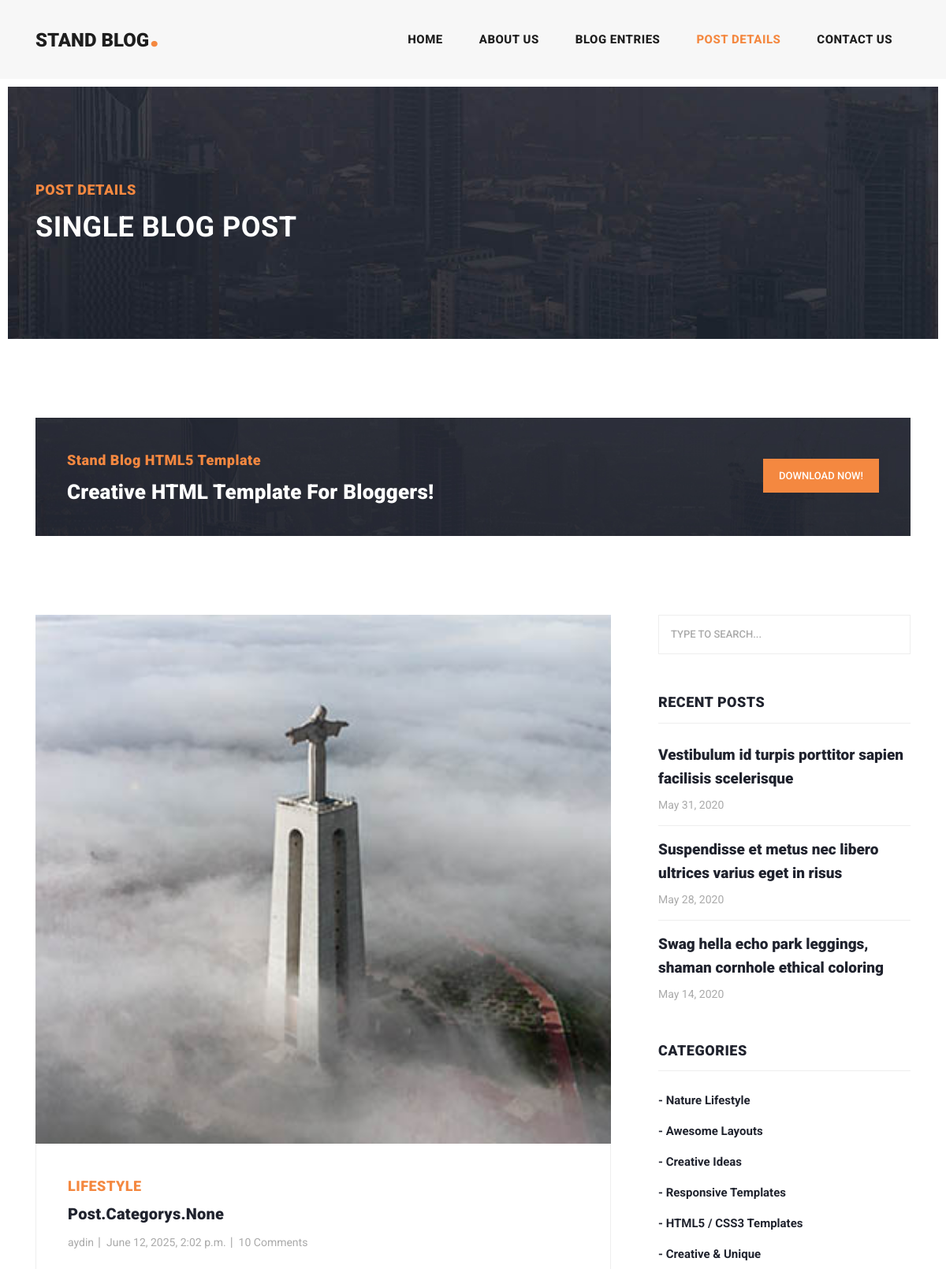
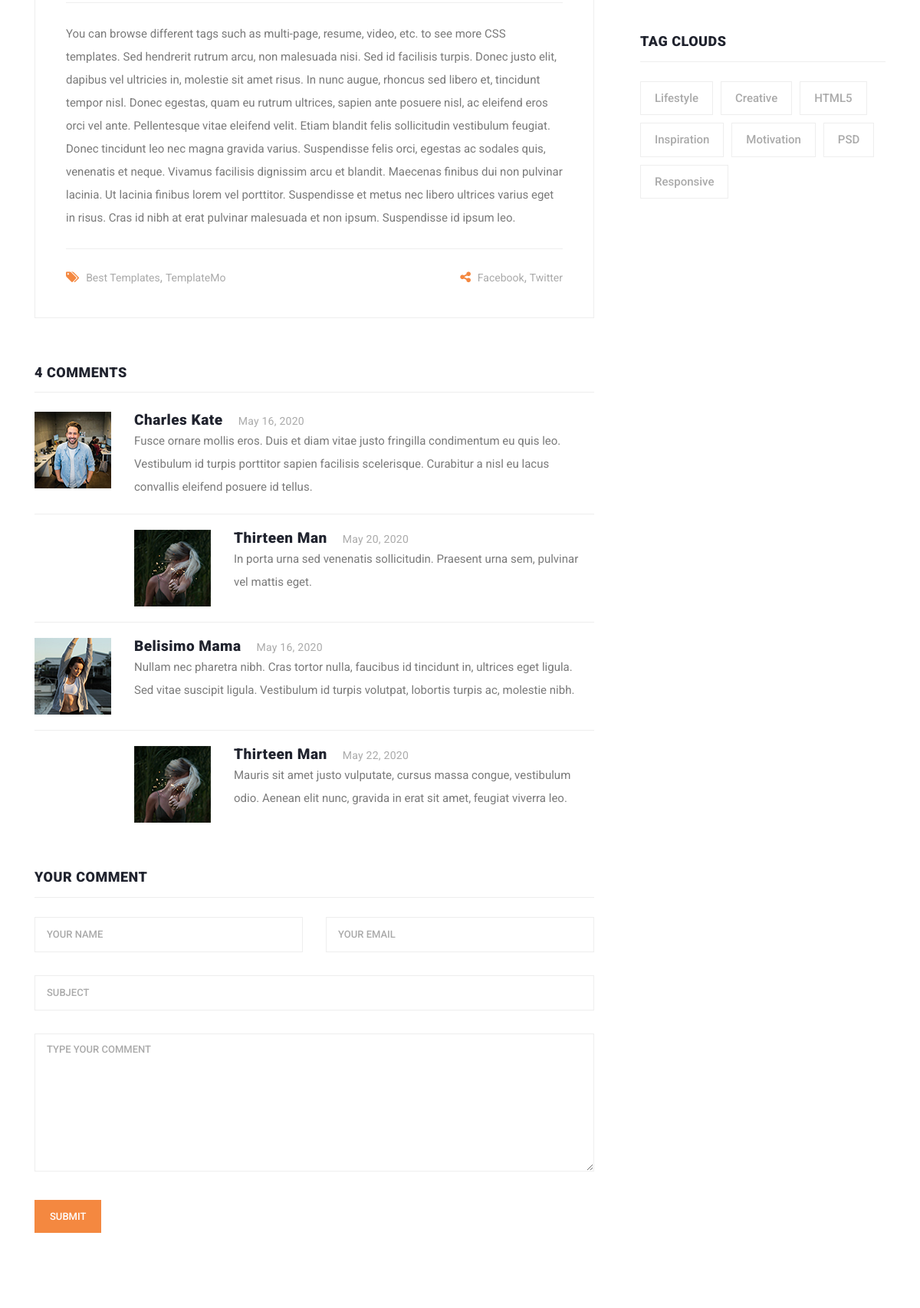
The page /Post/details/2 (upper part) on the database its author committed (2 pictures, top to bottom).
### Post/models.py (models this page shows, shortened)
class Article(models.Model):
    auther = models.ForeignKey(User, on_delete=models.CASCADE, )
    title = models.CharField(max_length=100, unique=True, help_text="enter the article title")
    category = models.ManyToManyField(Categorys)
    body = models.TextField()
    image = models.ImageField(upload_to="images/article")
    created = models.DateTimeField(auto_now_add=True)
    Updated = models.DateTimeField(auto_now=True)

### Post/views.py (the view)
# urls.py: path('details/<int:pk>', views.post_detail, name='Post_details'),
def post_detail(request, pk):
    post = get_object_or_404(Article, id=pk)
    return render(request,"Post/post-details.html" , {"post":post})

### Post/templates/Post/post-details.html (shortened to what this page needs)
{% load static %}
<!DOCTYPE html>
<html lang="en">
  <head>
    {% include "includes/Post_header_Links.html" %}
  </head>
  <body>
    <header class="">
      <nav class="navbar navbar-expand-lg">
        <div class="container">
          <a class="navbar-brand" href="index.html"><h2>Stand Blog<em>.</em></h2></a>
          <div class="collapse navbar-collapse" id="navbarResponsive">
            <ul class="navbar-nav ml-auto">
              <li class="nav-item">
                <a class="nav-link" href="index.html">Home
                </a>
              </li>
              <li class="nav-item">
                <a class="nav-link" href="about.html">About Us</a>
              </li>
              <li class="nav-item">
                <a class="nav-link" href="blog.html">Blog Entries</a>
              </li>
              <li class="nav-item active">
                <a class="nav-link" href="post-details.html">Post Details</a>
              </li>
              <li class="nav-item">
                <a class="nav-link" href="contact.html">Contact Us</a>
              </li>
            </ul>
          </div>
        </div>
      </nav>
    </header>
    <div class="heading-page header-text">
      <section class="page-heading">
        <div class="container">
          <div class="row">
            <div class="col-lg-12">
              <div class="text-content">
                <h4>Post Details</h4>
                <h2>Single blog post</h2>
              </div>
            </div>
          </div>
        </div>
      </section>
    </div>
    <section class="call-to-action">
      <div class="container">
        <div class="row">
          <div class="col-lg-12">
            <div class="main-content">
              <div class="row">
                <div class="col-lg-8">
                  <span>Stand Blog HTML5 Template</span>
                  <h4>Creative HTML Template For Bloggers!</h4>
                </div>
                <div class="col-lg-4">
                  <div class="main-button">
                    <a rel="nofollow" href="https://templatemo.com/tm-551-stand-blog" target="_parent">Download Now!</a>
                  </div>
                </div>
              </div>
            </div>
          </div>
        </div>
      </div>
    </section>
    <section class="blog-posts grid-system">
      <div class="container">
        <div class="row">
          <div class="col-lg-8">
            <div class="all-blog-posts">
              <div class="row">
                <div class="col-lg-12">
                  <div class="blog-post">
                    <div class="blog-thumb">
                      <img src="{{ post.image.url }}" alt="">
                    </div>
                    <div class="down-content">
                      <span>{{ post.title }}</span>
                      <a href="post-details.html"><h4>{{ post.category }}</h4></a>
                      <ul class="post-info">
                        <li><a href="#">{{ post.auther }}</a></li>
                        <li><a href="#">{{ post.created }}</a></li>
                        <li><a href="#">10 Comments</a></li>
                      </ul>
                      <p>{{ post.body }}</p>
                      <div class="post-options">
                        <div class="row">
                          <div class="col-6">
                            <ul class="post-tags">
                              <li><i class="fa fa-tags"></i></li>
                              <li><a href="#">Best Templates</a>,</li>
                              <li><a href="#">TemplateMo</a></li>
                            </ul>
                          </div>
                          <div class="col-6">
                            <ul class="post-share">
                              <li><i class="fa fa-share-alt"></i></li>
                              <li><a href="#">Facebook</a>,</li>
                              <li><a href="#"> Twitter</a></li>
                            </ul>
                          </div>
                        </div>
                      </div>
                    </div>
                  </div>
                </div>
                <div class="col-lg-12">
                  <div class="sidebar-item comments">
                    <div class="sidebar-heading">
                      <h2>4 comments</h2>
                    </div>
                    <div class="content">
                      <ul>
                        <li>
                          <div class="author-thumb">
                            <img src="assets/images/comment-author-01.jpg" alt="">
                          </div>
                          <div class="right-content">
                            <h4>Charles Kate<span>May 16, 2020</span></h4>
                            <p>Fusce ornare mollis eros. Duis et diam vitae justo fringilla condimentum eu quis leo. Vestibulum id turpis porttitor sapien facilisis scelerisque. Curabitur a nisl eu lacus convallis eleifend posuere id tellus.</p>
                          </div>
                        </li>
                        <li class="replied">
                          <div class="author-thumb">
                            <img src="assets/images/comment-author-02.jpg" alt="">
                          </div>
                          <div class="right-content">
                            <h4>Thirteen Man<span>May 20, 2020</span></h4>
                            <p>In porta urna sed venenatis sollicitudin. Praesent urna sem, pulvinar vel mattis eget.</p>
                          </div>
                        </li>
                        <li>
                          <div class="author-thumb">
                            <img src="assets/images/comment-author-03.jpg" alt="">
                          </div>
                          <div class="right-content">
                            <h4>Belisimo Mama<span>May 16, 2020</span></h4>
                            <p>Nullam nec pharetra nibh. Cras tortor nulla, faucibus id tincidunt in, ultrices eget ligula. Sed vitae suscipit ligula. Vestibulum id turpis volutpat, lobortis turpis ac, molestie nibh.</p>
                          </div>
                        </li>
                        <li class="replied">
                          <div class="author-thumb">
                            <img src="assets/images/comment-author-02.jpg" alt="">
                          </div>
                          <div class="right-content">
                            <h4>Thirteen Man<span>May 22, 2020</span></h4>
                            <p>Mauris sit amet justo vulputate, cursus massa congue, vestibulum odio. Aenean elit nunc, gravida in erat sit amet, feugiat viverra leo.</p>
                          </div>
                        </li>
                      </ul>
                    </div>
                  </div>
                </div>
                <div class="col-lg-12">
                  <div class="sidebar-item submit-comment">
                    <div class="sidebar-heading">
                      <h2>Your comment</h2>
                    </div>
                    <div class="content">
                      <form id="comment" action="#" method="post">
                        <div class="row">
                          <div class="col-md-6 col-sm-12">
                            <fieldset>
                              <input name="name" type="text" id="name" placeholder="Your name" required="">
                            </fieldset>
                          </div>
                          <div class="col-md-6 col-sm-12">
                            <fieldset>
                              <input name="email" type="text" id="email" placeholder="Your email" required="">
                            </fieldset>
                          </div>
                          <div class="col-md-12 col-sm-12">
                            <fieldset>
                              <input name="subject" type="text" id="subject" placeholder="Subject">
                            </fieldset>
                          </div>
                          <div class="col-lg-12">
                            <fieldset>
                              <textarea name="message" rows="6" id="message" placeholder="Type your comment" required=""></textarea>
                            </fieldset>
                          </div>
                          <div class="col-lg-12">
                            <fieldset>
                              <button type="submit" id="form-submit" class="main-button">Submit</button>
                            </fieldset>
                          </div>
                        </div>
                      </form>
                    </div>
                  </div>
                </div>
              </div>
            </div>
          </div>
          <div class="col-lg-4">
            <div class="sidebar">
              <div class="row">
                <div class="col-lg-12">
                  <div class="sidebar-item search">
                    <form id="search_form" name="gs" method="GET" action="#">
                      <input type="text" name="q" class="searchText" placeholder="type to search..." autocomplete="on">
                    </form>
                  </div>
                </div>
                <div class="col-lg-12">
                  <div class="sidebar-item recent-posts">
                    <div class="sidebar-heading">
                      <h2>Recent Posts</h2>
                    </div>
                    <div class="content">
                      <ul>
                        <li><a href="post-details.html">
                          <h5>Vestibulum id turpis porttitor sapien facilisis scelerisque</h5>
                          <span>May 31, 2020</span>
                        </a></li>
                        <li><a href="post-details.html">
                          <h5>Suspendisse et metus nec libero ultrices varius eget in risus</h5>
                          <span>May 28, 2020</span>
                        </a></li>
                        <li><a href="post-details.html">
                          <h5>Swag hella echo park leggings, shaman cornhole ethical coloring</h5>
                          <span>May 14, 2020</span>
                        </a></li>
                      </ul>
                    </div>
                  </div>
                </div>
                <div class="col-lg-12">
                  <div class="sidebar-item categories">
                    <div class="sidebar-heading">
                      <h2>Categories</h2>
                    </div>
                    <div class="content">
                      <ul>
                        <li><a href="#">- Nature Lifestyle</a></li>
                        <li><a href="#">- Awesome Layouts</a></li>
                        <li><a href="#">- Creative Ideas</a></li>
                        <li><a href="#">- Responsive Templates</a></li>
                        <li><a href="#">- HTML5 / CSS3 Templates</a></li>
                        <li><a href="#">- Creative &amp; Unique</a></li>
                      </ul>
                    </div>
                  </div>
                </div>
                <div class="col-lg-12">
                  <div class="sidebar-item tags">
                    <div class="sidebar-heading">
                      <h2>Tag Clouds</h2>
                    </div>
                    <div class="content">
                      <ul>
                        <li><a href="#">Lifestyle</a></li>
                        <li><a href="#">Creative</a></li>
                        <li><a href="#">HTML5</a></li>
                        <li><a href="#">Inspiration</a></li>
                        <li><a href="#">Motivation</a></li>
                        <li><a href="#">PSD</a></li>
                        <li><a href="#">Responsive</a></li>
                      </ul>
                    </div>
                  </div>
                </div>
              </div>
            </div>
          </div>
        </div>
      </div>
    </section>
  </body>
</html>

### rows shown on the page
Article: image (picture), title "LIFESTYLE", category "Post.Categorys.None", auther "aydin", created "June 12, 2025, 2:02 p.m.", body "You can browse different tags such as multi-page, resume, video, etc. to see more CSS templates. Sed hendrerit rutrum arcu, non malesuada nisi. Sed id facilisis turpis. Donec justo elit, dapibus vel ultricies in, molestie sit amet risus. In nunc augue, rhoncus sed libero et, tincidunt tempor nisl. Donec egestas, quam eu rutrum ultrices, sapien ante posuere nisl, ac eleifend eros orci vel ante. Pellentesque vitae eleifend velit. Etiam blandit felis sollicitudin vestibulum feugiat. Donec tincidunt leo nec magna gravida varius. Suspendisse felis orci, egestas ac sodales quis, venenatis et neque. Vivamus facilisis dignissim arcu et blandit. Maecenas finibus dui non pulvinar lacinia. Ut lacinia…"
